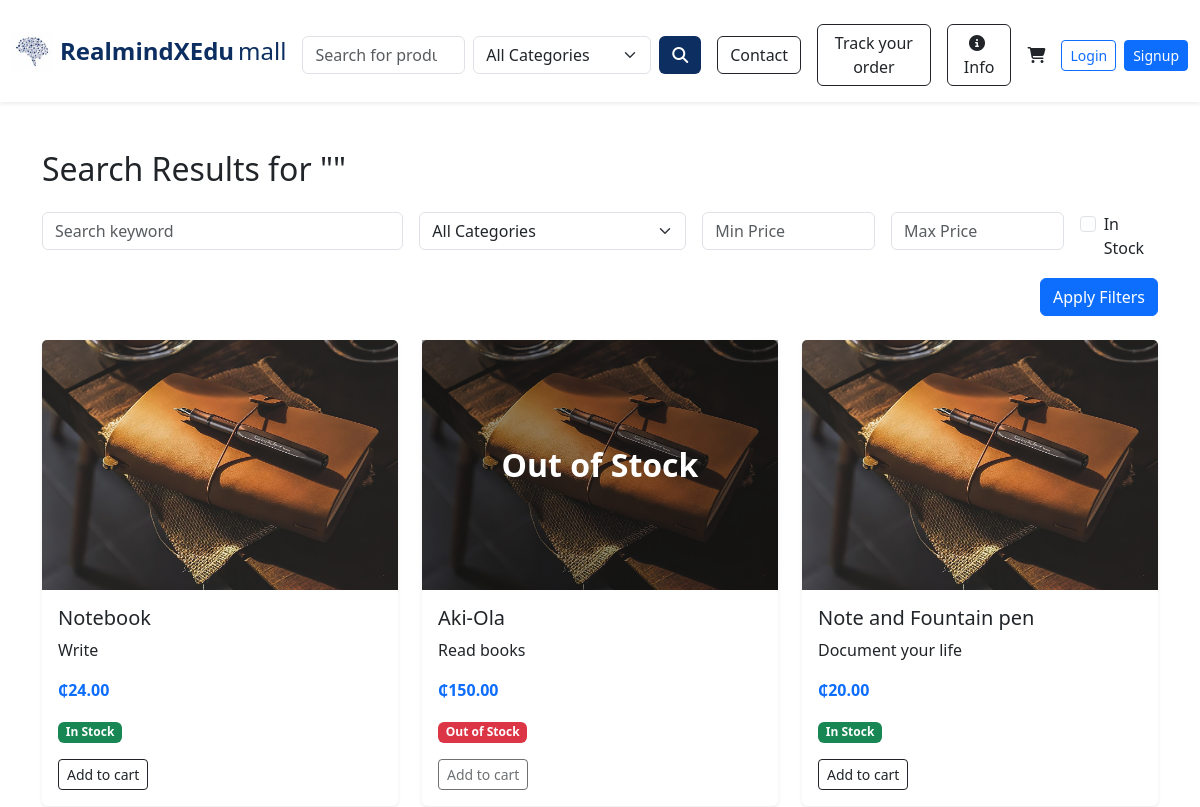
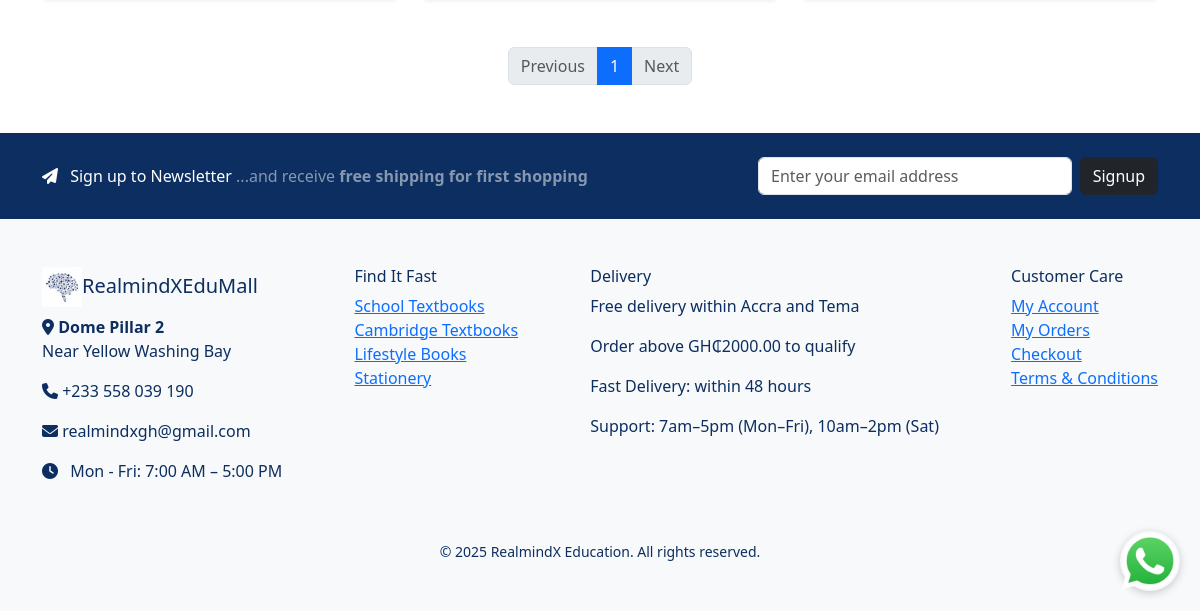
Before: /search with the older database file (2 pictures, top to bottom).
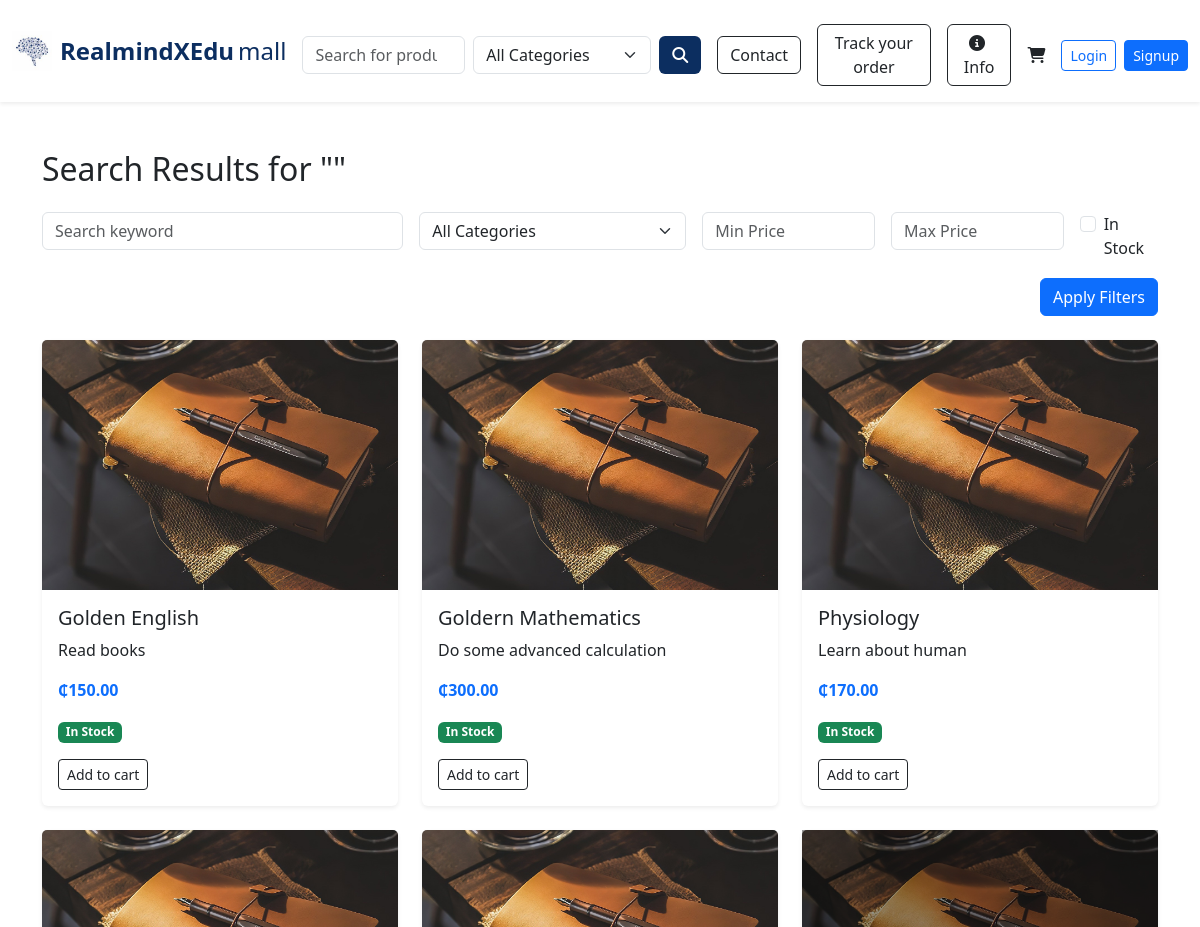
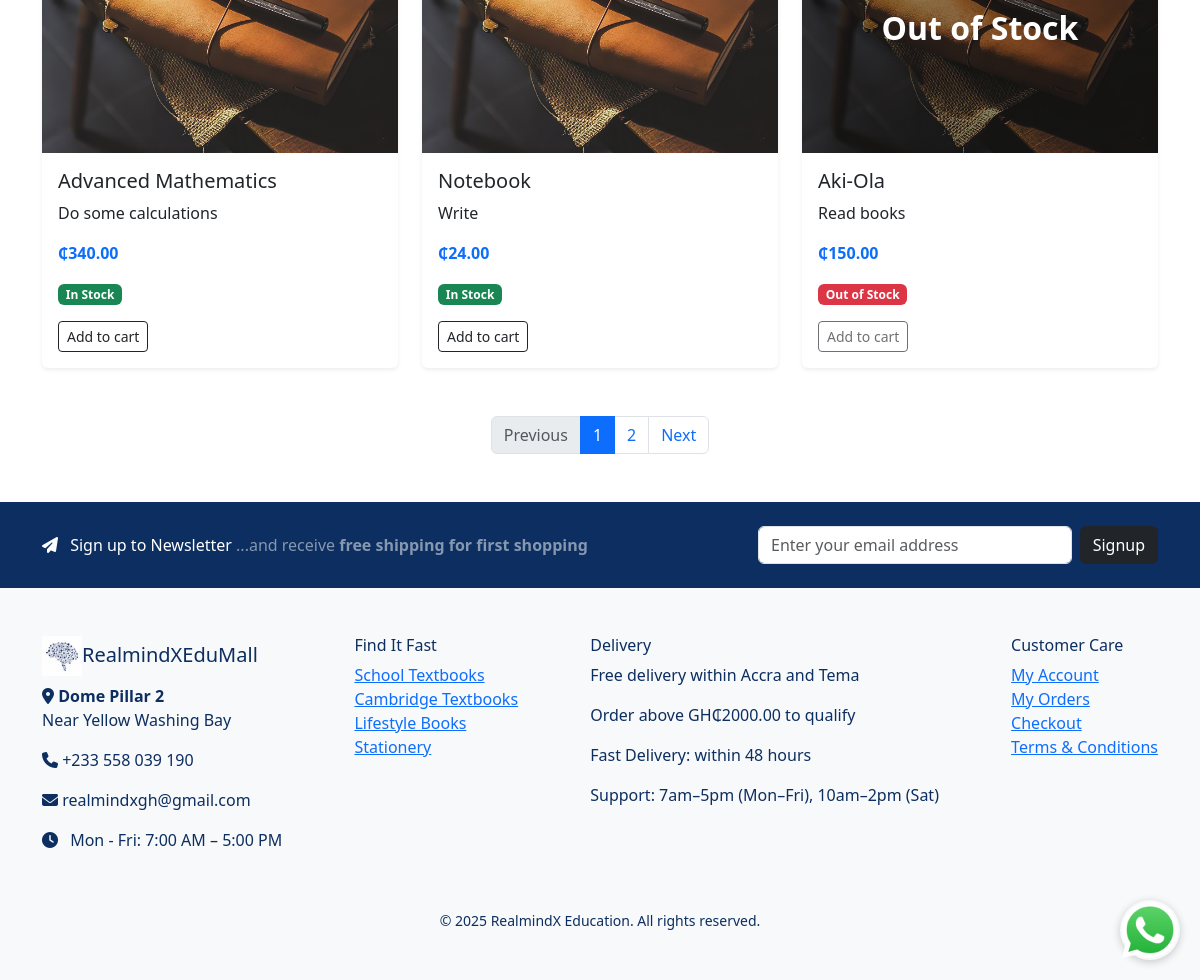
After: the same page with the newer database file (2 pictures, top to bottom).
### e_commerce/models/products.py (models this page shows, shortened)
class Product(db.Model):
    __tablename__ = 'product'  # Optional, but makes FK references safer
    id = db.Column(db.Integer, primary_key=True)
    name = db.Column(db.String(120), nullable=False)
    description = db.Column(db.Text, nullable=False)
    price = db.Column(db.Float, nullable=False)
    discount_percentage = db.Column(db.Float, default=0.0)
    image_filename = db.Column(db.String(120))
    in_stock = db.Column(db.Boolean, default=True)
    date_created = db.Column(db.DateTime, default=datetime.utcnow)
    author = db.Column(db.String(120), nullable=True)
    brand = db.Column(db.String(120), nullable=True)
    grade = db.Column(db.String(50), nullable=True)
    level = db.Column(db.String(50), nullable=True)
    subject = db.Column(db.String(100), nullable=True)
    ratings = db.relationship('ProductRating', back_populates='product', lazy=True)
    category_id = db.Column(db.Integer, db.ForeignKey('category.id'))
    category = db.relationship('Category', back_populates='products')
    order_items = db.relationship('OrderItem', backref='product', lazy=True)

### e_commerce/routes/main_routes.py (the view)
@main_bp.route('/search')
def search():
    query = request.args.get('q', '').strip()
    category_id = request.args.get('category', type=int)
    min_price = request.args.get('min_price', type=float)
    max_price = request.args.get('max_price', type=float)
    in_stock = request.args.get('in_stock') == '1'
    page = request.args.get('page', 1, type=int)
    per_page = 6  # You can customize or make it dynamic
    products_query = Product.query.filter(
        db.or_(
            Product.name.ilike(f"%{query}%"),
            Product.author.ilike(f"%{query}%"),
            Product.brand.ilike(f"%{query}%"),
            Product.subject.ilike(f"%{query}%"),
            Product.grade.ilike(f"%{query}"),
            Product.level.ilike(f"%{query}")
        )
    )
    if category_id:
        products_query = products_query.filter_by(category_id=category_id)
    if min_price is not None:
        products_query = products_query.filter(Product.price >= min_price)
    if max_price is not None:
        products_query = products_query.filter(Product.price <= max_price)
    if in_stock:
        products_query = products_query.filter_by(in_stock=True)
    products = products_query.order_by(Product.date_created.desc()).paginate(
        page=page,
        per_page=per_page,
        error_out=False
    )
    categories = Category.query.order_by(Category.name).all()
    return render_template(
        'search_results.html',
        products=products,
        query=query,
        categories=categories
    )

### e_commerce/templates/search_results.html (shortened to what the changed rows need)
{% extends "index.html" %}
{% block content %}
<div class="container my-5">
  <h2 class="mb-4">Search Results for "{{ query }}"</h2>
  {% if products.items %}
    <div class="row">
      {% for product in products.items %}
        <div class="col-md-4 mb-4">
          <div class="card h-100 shadow-sm border-0">
            <div class="position-relative" style="height: 250px;">
              <img
                src="{{ url_for('static', filename='uploads/' ~ product.image_filename) }}"
                class="card-img-top"
                alt="{{ product.name }}"
                style="height: 100%; object-fit: cover;"
              >
              {% if not product.in_stock %}
              <div class="position-absolute top-0 start-0 w-100 h-100 d-flex justify-content-center align-items-center"
                   style="background-color: rgba(0, 0, 0, 0.4); z-index: 10;">
                <span class="text-white fw-bold" style="font-size: 2rem;">Out of Stock</span>
              </div>
              {% endif %}
            </div>
            <div class="card-body">
              <h5 class="card-title">{{ product.name }}</h5>
              <p class="card-text">{{ product.description[:100] }}{% if product.description|length > 100 %}...{% endif %}</p>
              <p class="text-primary fw-bold">₵{{ '%.2f'|format(product.price) }}</p>
              {% if product.in_stock %}
                <span class="badge bg-success mb-2">In Stock</span>
              {% else %}
                <span class="badge bg-danger mb-2">Out of Stock</span>
              {% endif %}
              <br>
              {% if product.in_stock %}
              <form method="POST" action="{{ url_for('cart.add_to_cart', product_id=product.id) }}">
                <button type="submit" class="btn btn-outline-dark btn-sm mt-2">Add to cart</button>
              </form>
              {% else %}
              <button class="btn btn-outline-dark btn-sm mt-2" disabled>Add to cart</button>
              {% endif %}
            </div>
          </div>
        </div>
      {% endfor %}
    </div>
    <nav aria-label="Search result pages">
      <ul class="pagination justify-content-center mt-4">
        {% for p in products.iter_pages(left_edge=1, right_edge=1, left_current=1, right_current=2) %}
          {% if p %}
            <li class="page-item {% if p == products.page %}active{% endif %}">
              <a class="page-link" href="{{ url_for('main.search', page=p, **request.args.to_dict()) }}">{{ p }}</a>
            </li>
          {% else %}
            <li class="page-item disabled"><span class="page-link">…</span></li>
          {% endif %}
        {% endfor %}
        {% if products.has_next %}
          <li class="page-item">
            <a class="page-link" href="{{ url_for('main.search', page=products.next_num, **request.args.to_dict()) }}">Next</a>
          </li>
        {% else %}
          <li class="page-item disabled"><span class="page-link">Next</span></li>
        {% endif %}
      </ul>
    </nav>
  {% else %}
    <div class="alert alert-warning text-center">No products found for "{{ query }}"</div>
  {% endif %}
</div>
{% endblock %}

Changed rows visible on the page:
no longer on this page (row unchanged): Product: image_filename (picture), name "Note and Fountain pen", description "Document your life", price "20.00", in_stock "In Stock"
added Product: image_filename (picture), name "Golden English", description "Read books", price "150.00", in_stock "In Stock"
added Product: image_filename (picture), name "Goldern Mathematics", description "Do some advanced calculation", price "300.00", in_stock "In Stock"
added Product: image_filename (picture), name "Physiology", description "Learn about human", price "170.00", in_stock "In Stock"
added Product: image_filename (picture), name "Advanced Mathematics", description "Do some calculations", price "340.00", in_stock "In Stock"
Other visible differences:
new list line: "2"
